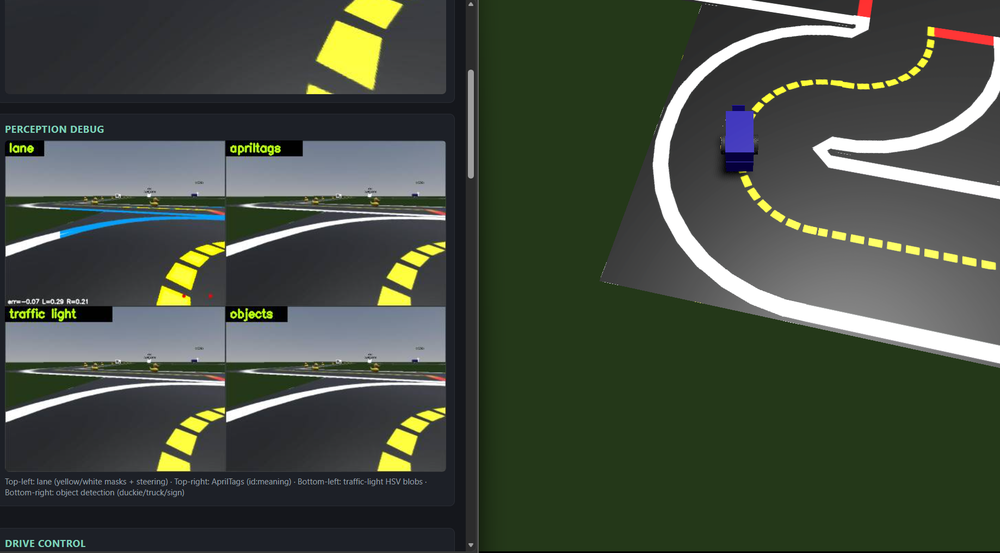
#> input picture img.png, 1000 x 553 px, shrunk from 1838 x 1016 before the run; its folder holds only this picture in this run
$ python -i visual_servoing_activity.py   (imports and definitions only)   (older library calls are emulated)
#> lines starting #> are read from the running program, lines starting #| are printed output that depends on the picture; after the words box and inside, x2 and y2 are one past the last pixel; in counts of white or black regions, pixels touching at a corner belong together
#> further down, picture is the input picture: shape (553, 1000, 3); mean B, G, R 63.8, 75.7, 67.7
from typing import Tuple
import os
import numpy as np
import cv2
import yaml

_HSV_FILE = os.path.join(os.path.dirname(__file__), '..', '..', '..', 'config', 'lane_servoing_hsv_config.yaml')
# [5 lines not run here, left out]

# [1 line that did not run here, left out]
# [1 line that did not run here, left out]

# [1 line that did not run here, left out]
# [1 line that did not run here, left out]

# Chunky-dash fill. The yellow/white masks AND the Sobel EDGE mask (mask_mag) with
# colour, which keeps thin dashes whole but ERASES the flat low-gradient INTERIOR
# of a chunky/square dash (leaving a 1-2 px outline) — so on venues whose centre
# dashes are fat squares the lane follower under-counts yellow and falls back to
# the white edge. When this flag is on, the edge mask is DILATED so the interior
# between a dash's two edges is filled before the colour AND. Default OFF: the sim
# (thin dashes) is byte-identical; real_server flips it on for the bot only.
_fill_chunky = False

def detect_lane_markings(image: np.ndarray) -> Tuple[np.ndarray, np.ndarray]:
    h, w = image.shape[:2]
#> h = 553; w = 1000

    imghsv = cv2.cvtColor(image, cv2.COLOR_BGR2HSV)
#> imghsv: shape (553, 1000, 3); mean H, S, V 66.3, 70.9, 79.2
    img_gray = cv2.cvtColor(image, cv2.COLOR_BGR2GRAY)
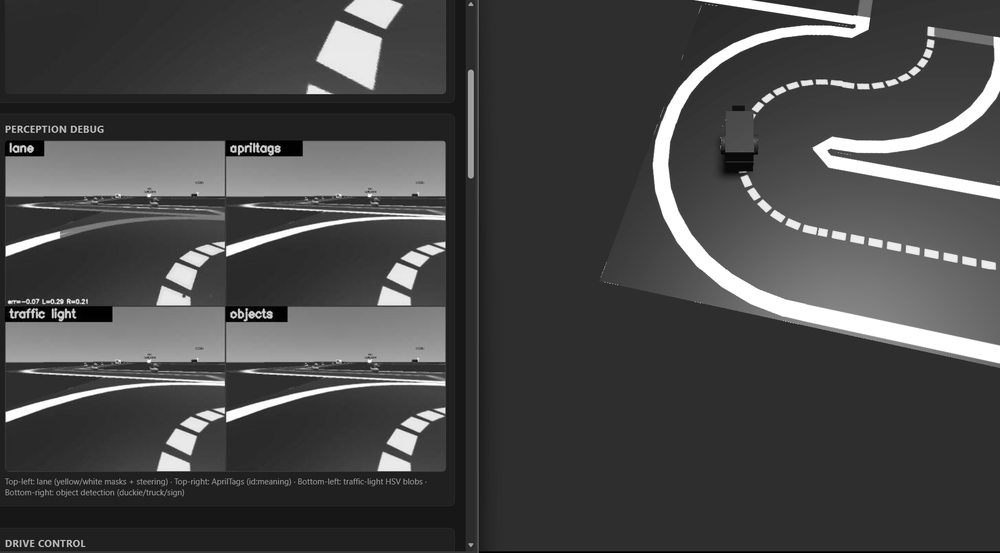
#> img_gray: shape (553, 1000); min 0, max 255, mean 71.8

    img_blur = cv2.GaussianBlur(img_gray, (0, 0), 2)
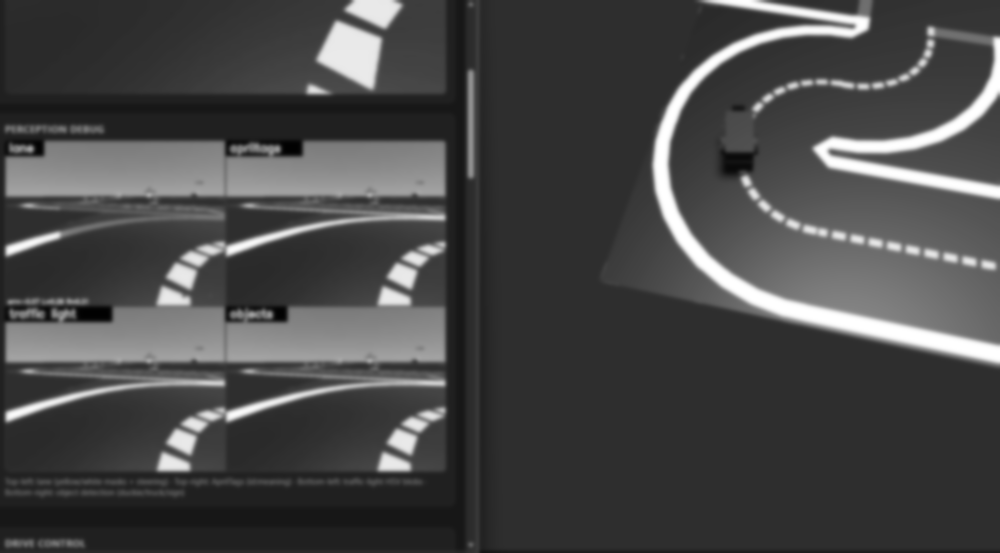
#> img_blur: shape (553, 1000); min 1, max 255, mean 71.8

    sobelx = cv2.Sobel(img_blur, cv2.CV_64F, 1, 0)
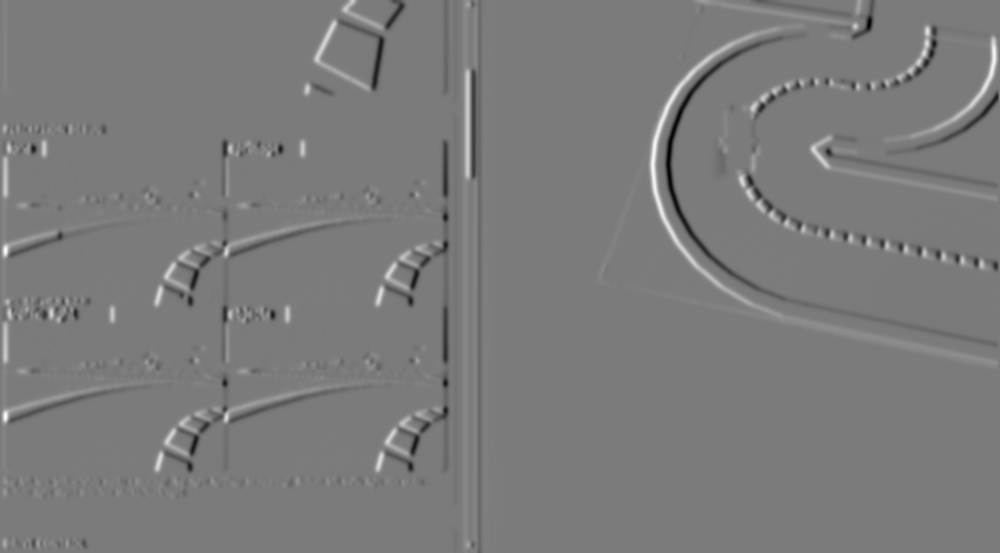
#> sobelx: shape (553, 1000) float64; min -310, max 331, mean 0.5; drawn with min black and max white
    sobely = cv2.Sobel(img_blur, cv2.CV_64F, 0, 1)
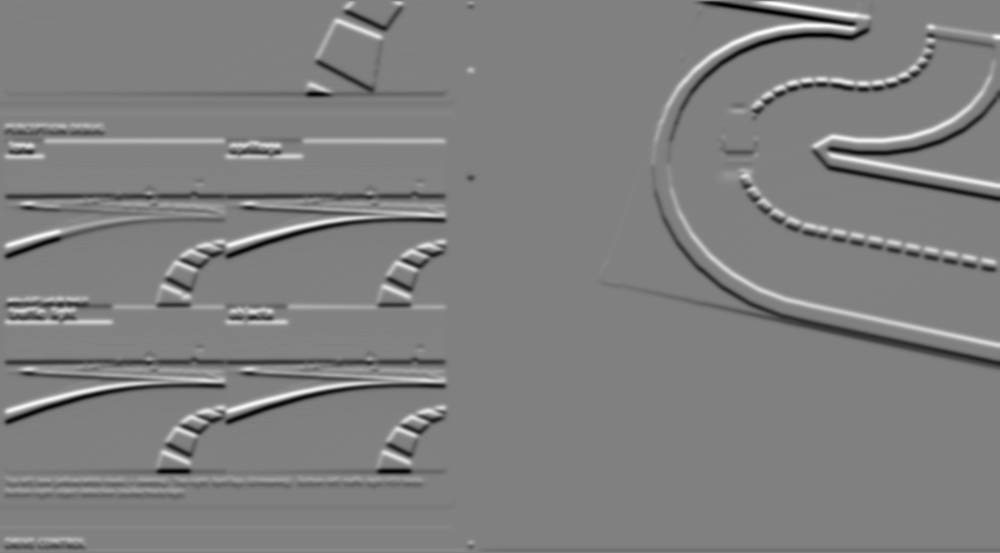
#> sobely: shape (553, 1000) float64; min -319, max 316, mean -0.5; drawn with min black and max white
    Gmag = np.sqrt(sobelx ** 2 + sobely ** 2)
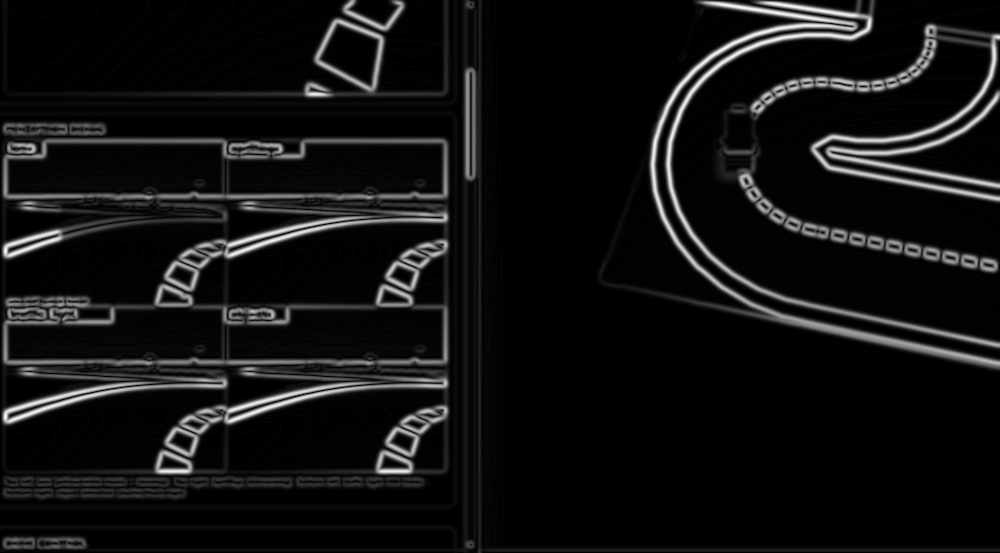
#> Gmag: shape (553, 1000) float64; min 0, max 331.1, mean 23.5; drawn with min black and max white

    mask_mag = (Gmag > 50).astype(np.uint8)
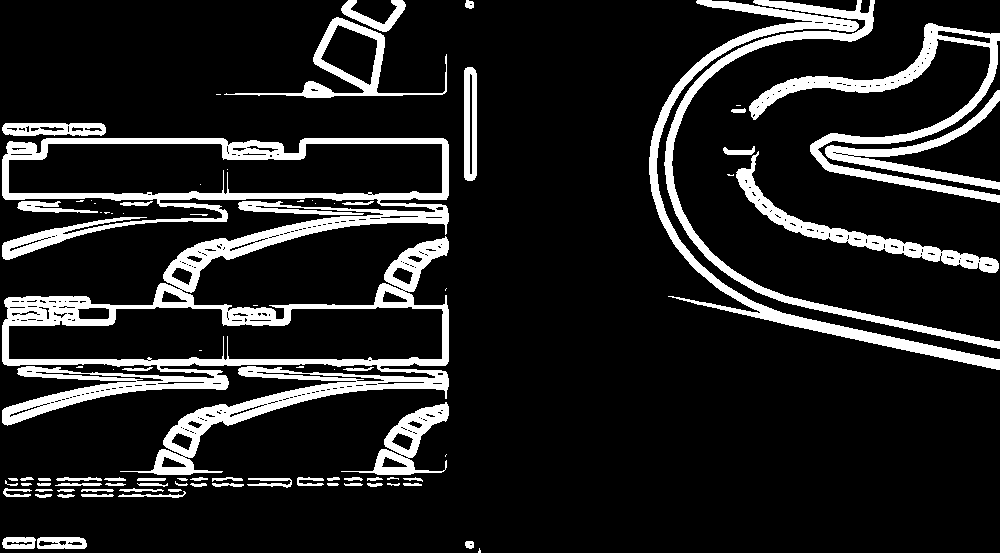
#> mask_mag: shape (553, 1000); values 0 (black) and 1 (white), 13.7% white; 88 white regions (25 under 20 px), largest, box (x1, y1, x2, y2) and area: (2, 138, 449, 475) 35921, (649, 0, 1000, 370) 7729, (749, 23, 1000, 203) 6922

    # Optionally dilate the edge mask so a chunky dash's flat interior (where the
    # gradient is ~0) is filled in, instead of being erased by the colour AND.
    edge = cv2.dilate(mask_mag, np.ones((9, 9), np.uint8)) if _fill_chunky else mask_mag

#> (the run stopped early here; a loop or call above may not have finished)
